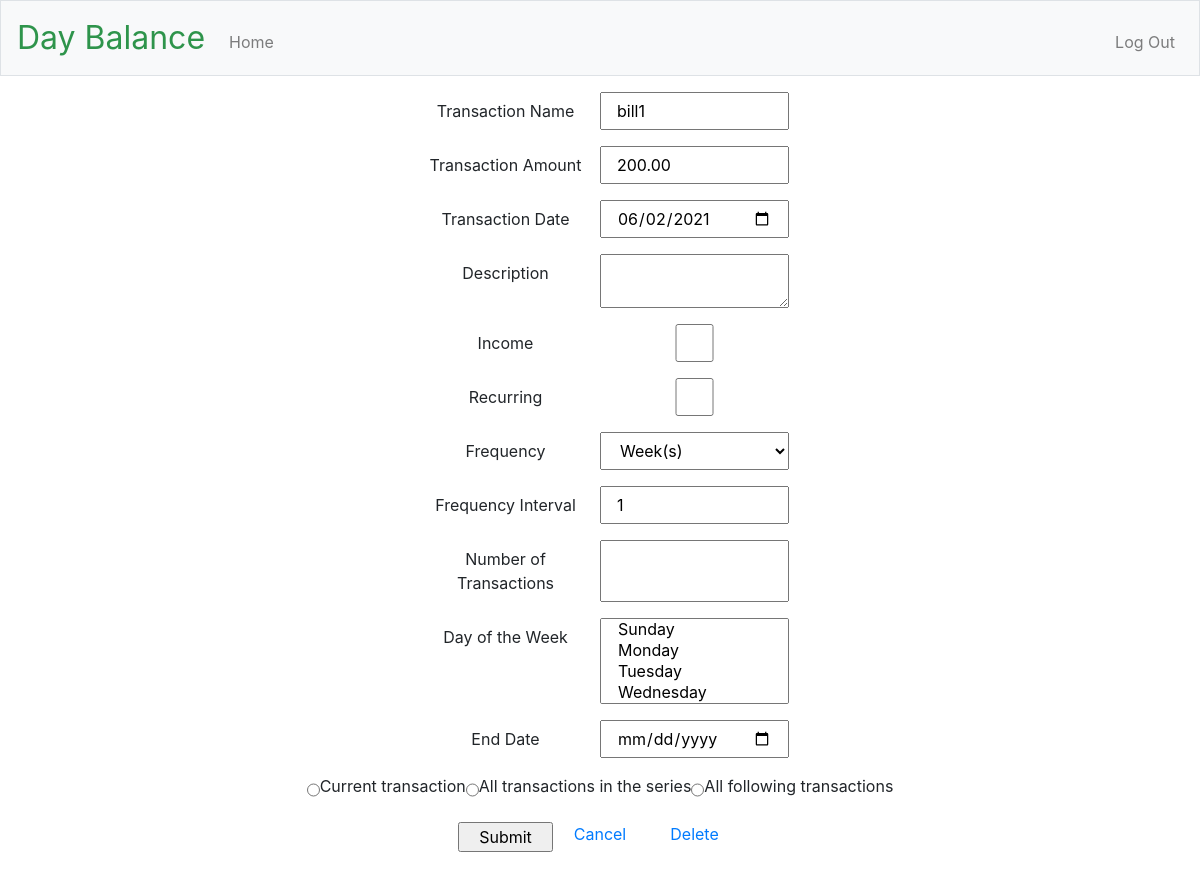
/edit/7/20210602 (signed in), run on the app's committed database.
### app/models.py (models this page shows, shortened)
class Transaction(app.db.Model):
    id = app.db.Column(app.db.Integer, primary_key=True)
    title = app.db.Column(app.db.String(40), nullable=False)
    date = app.db.Column(app.db.Date, nullable=False)
    amount = app.db.Column(app.db.Integer, nullable=False)
    description = app.db.Column(app.db.String(200))
    income = app.db.Column(app.db.Boolean)
    is_recurring = app.db.Column(app.db.Boolean)
    freq = app.db.Column(app.db.String(8))  # DAILY, WEEKLY, MONTHLY, YEARLY
    interval = app.db.Column(app.db.Integer)
    mon = app.db.Column(app.db.Boolean)
    tue = app.db.Column(app.db.Boolean)
    wed = app.db.Column(app.db.Boolean)
    thu = app.db.Column(app.db.Boolean)
    fri = app.db.Column(app.db.Boolean)
    sat = app.db.Column(app.db.Boolean)
    sun = app.db.Column(app.db.Boolean)
    count = app.db.Column(app.db.Integer)  # number of occurrences
    until = app.db.Column(app.db.Date)     # recurrence end date
    rrule_string = app.db.Column(app.db.String(100))
    transaction_exceptions = app.db.relationship(
        'TransactionException',
        backref='transaction',
        lazy='dynamic',
    )
    user_id = app.db.Column(
        app.db.Integer,
        app.db.ForeignKey('user.id'),
        nullable=False,
    )
    day_names = ['MO', 'TU', 'WE', 'TH', 'FR', 'SA', 'SU']
    day_variables = [mon, tue, wed, thu, fri, sat, sun]
    freq_values = {
        'DAILY': rrule.DAILY,
        'WEEKLY': rrule.WEEKLY,
        'MONTHLY': rrule.MONTHLY,
        'YEARLY': rrule.YEARLY,
    }
    def return_amount(self):
        return (self.amount / 100)

### app/main/routes.py (the view)
@bp.route("/edit/<int:transaction_id>/<int:date_format>", methods=["GET", "POST"])
@login_required
def edit_transaction(transaction_id, date_format):
    form = TransactionForm(request.form)
    edited_transaction = Transaction.query.filter_by(id=transaction_id).one()
    current_date = datetime.strptime(str(date_format),'%Y%m%d').date()
    if request.method == 'POST' and form.validate():
        if form.is_recurring.data and form.change.data == 'current':
            if form.amount.data != edited_transaction.amount:
                added_transaction = Transaction(
                    title = form.title.data,
                    description = form.description.data,
                    income = form.income.data,
                    is_recurring = False,
                    freq = form.freq.data,
                    interval = form.interval.data,
                    count = form.count.data,
                    until = form.until.data,
                )
                added_transaction.set_amount(form.amount.data)
                added_transaction.set_recurring(form.byweekday.data)
            else:
                added_transaction = TransactionException(
                    delete = False,
                    transaction_id = edited_transaction.id,
                )
            added_transaction.date = form.date.data
            added_transaction.user_id = current_user.id
            db.session.add(added_transaction)
            removed_transaction = TransactionException(
                date = current_date,
                delete = True,
                transaction_id = edited_transaction.id,
                user_id = current_user.id,
            )
            db.session.add(removed_transaction)
        elif form.is_recurring.data and form.change.data == 'after':
            added_transaction = Transaction(
                user_id = current_user.id,
                title = form.title.data,
                date = form.date.data,
                description = form.description.data,
                income = form.income.data,
                is_recurring = form.is_recurring.data,
                freq = form.freq.data,
                interval = form.interval.data,
                count = form.count.data,
                until = form.until.data,
            )
            added_transaction.set_amount(form.amount.data)
            added_transaction.set_recurring(form.byweekday.data)
            db.session.add(added_transaction)
            edited_transaction.count = None
            edited_transaction.until = current_date - timedelta(days=1)
            edited_transaction.set_recurring(form.byweekday.data)
        else:
            edited_transaction.count = form.count.data
            edited_transaction.until = form.until.data
            edited_transaction.title = form.title.data
            edited_transaction.date = form.date.data
            edited_transaction.description = form.description.data
            edited_transaction.income = form.income.data
            edited_transaction.is_recurring = form.is_recurring.data
            edited_transaction.freq = form.freq.data
            edited_transaction.interval = form.interval.data
            edited_transaction.set_amount(form.amount.data)
            if form.is_recurring.data:
                edited_transaction.set_recurring(form.byweekday.data)
        db.session.commit()
        flash("Your changes have been saved.")
        return redirect(url_for(
            "main.index",
            year=form.date.data.year,
            month=form.date.data.month,
        ))
    elif request.method == 'GET':
        form.title.data = edited_transaction.title
        form.date.data = current_date
        form.description.data= edited_transaction.description
        form.income.data = edited_transaction.income
        form.is_recurring.data = edited_transaction.is_recurring
        form.freq.data = edited_transaction.freq
        form.interval.data = edited_transaction.interval
        form.count.data = edited_transaction.count
        form.until.data = edited_transaction.until
        form.amount.data = edited_transaction.return_amount()
        if edited_transaction.is_recurring:
            form.byweekday.data = edited_transaction.return_byweekday()
    return render_template(
        "edit_transaction.html",
        title = "Edit Transaction",
        form = form,
        transaction_id = edited_transaction.id,
        date = current_date,
    )

### app/models.py (called while the page is built)
@app.login.user_loader
def load_user(id):
    return User.query.get(int(id))

### app/templates/edit_transaction.html (shortened to what this page needs)
{% extends "layout.html" %}
{% block main %}
{% set date_format = date.strftime('%Y%m%d') %}
    <form action="/edit/{{ transaction_id }}/{{ date_format }}" method="POST">
        <div class="form-group row justify-content-center">
            {{ form.title.label(class="col-sm-2 col-form-label") }}
            {{ form.title(class="col-sm-2") }}
        </div>
        <div class="form-group row justify-content-center">
            {{ form.amount.label(class="col-sm-2 col-form-label") }}
            {{ form.amount(class="col-sm-2") }}
        </div>
        <div class="form-group row justify-content-center">
            {{ form.date.label(class="col-sm-2 col-form-label") }}
            {{ form.date(class="col-sm-2") }}
        </div>
        <div class="form-group row justify-content-center">
            {{ form.description.label(class="col-sm-2 col-form-label") }}
            {{ form.description(class="col-sm-2") }}
        </div>
        <div class="form-group row justify-content-center">
            {{ form.income.label(class="col-sm-2 col-form-label") }}
            {{ form.income(class="col-sm-2") }}
        </div>
        <div class="form-group row justify-content-center">
            {{ form.is_recurring.label(class="col-sm-2 col-form-label") }}
            {{ form.is_recurring(class="col-sm-2") }}
        </div>
        <div class="form-group row justify-content-center">
            {{ form.freq.label(class="col-sm-2 col-form-label") }}
            {{ form.freq(class="col-sm-2") }}
        </div>
        <div class="form-group row justify-content-center">
            {{ form.interval.label(class="col-sm-2 col-form-label") }}
            {{ form.interval(class="col-sm-2") }}
        </div>
        <div class="form-group row justify-content-center">
            {{ form.count.label(class="col-sm-2 col-form-label") }}
            {{ form.count(class="col-sm-2") }}
        </div>
        <div class="form-group row justify-content-center">
            {{ form.byweekday.label(class="col-sm-2 col-form-label") }}
            {{ form.byweekday(class="col-sm-2") }}
        </div>
        <div class="form-group row justify-content-center">
            {{ form.until.label(class="col-sm-2 col-form-label") }}
            {{ form.until(class="col-sm-2") }}
        </div>
        <div class="form-group row justify-content-center">
            {% for subfield in form.change %}
                <tr>
                    <td>{{ subfield }}</td>
                    <td>{{ subfield.label }}</td>
                </tr>
            {% endfor %}
        </div>
        <div class="form-group row justify-content-center">
            {{ form.submit(class="col-1") }}
            <div class="col-1">
                <a href="{{ url_for('main.index', year = date.year, month = date.month) }}">Cancel</a>
            </div>
            <div class="col-1">
                <a href="{{ url_for('main.delete_transaction',transaction_id = transaction_id, date_format = date_format) }}">Delete</a>
            </div>
        </div>
    </form>
{% endblock %}

### data on the page
Transaction: title "bill1", amount "200.00", date "06/02/2021", freq "Week(s)", interval "1"

### other printed values
{{ subfield.label }} "Current transaction" "All transactions in the series" "All following transactions"
